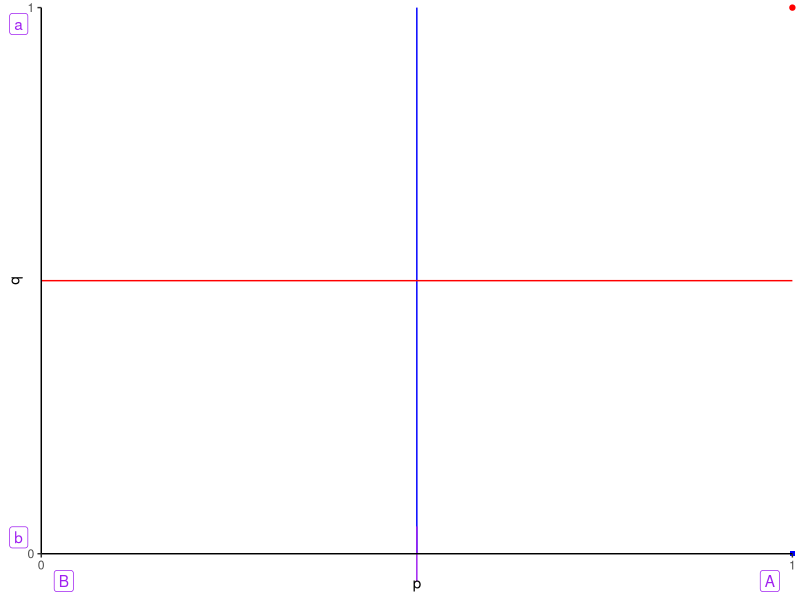

This chart was generated by the following R code:
## ---- chunk 1
#| include: false
library(ggplot2)
## ---- chunk 2
ggplot() +
  geom_point(
    aes(
      x = 1,
      y = 0
    ),
    shape = 15,
    size = 1.5,
    colour = "blue"
  ) +
  geom_point(
    aes(
      x = 1,
      y = 1
    ),
    shape = 19,
    size = 1.5,
    colour = "red"
  ) +
  geom_segment(
    aes(
      x = 0.5,
      y = 0,
      xend = 0.5,
      yend = 1
    ),
    colour = "blue"
  ) +
  geom_segment(
    aes(
      x = 0,
      y = 0.5,
      xend = 1,
      yend = 0.5
    ),
    colour = "red"
  ) +
  scale_x_continuous(
    breaks = c(0, 1),
    labels = c(0, 1)
  ) +
  scale_y_continuous(
    breaks = c(0, 1),
    labels = c(0, 1)
  ) +
  coord_cartesian(
    xlim = c(0, 1),
    ylim = c(0, 1),
    expand = F,
    clip = "off"
  ) +
  labs(
    x = "p",
    y = "q"
  ) +
  annotate(
    geom = "segment",
    x = 0.5, xend = 0.5,
    y = -0.05, yend = 0.05,
    colour = "purple"
  ) +
  annotate(
    geom = "label",
    x = 0.97,
    y = -0.05,
    label = "A",
    colour = "purple"
  ) +
  annotate(
    geom = "label",
    x = 0.03,
    y = -0.05,
    label = "B",
    colour = "purple"
  ) +
  annotate(
    geom = "label",
    x = -0.03,
    y = 0.97,
    label = "a",
    colour = "purple"
  ) +
  annotate(
    geom = "label",
    x = -0.03,
    y = 0.03,
    label = "b",
    colour = "purple"
  ) +
  theme_classic()
